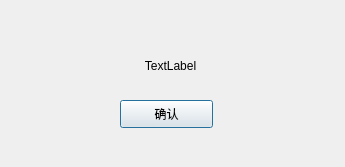
<?xml version="1.0" encoding="UTF-8"?>
<ui version="4.0">
 <class>Dialog</class>
 <widget class="QDialog" name="Dialog">
  <property name="geometry">
   <rect>
    <x>0</x>
    <y>0</y>
    <width>345</width>
    <height>167</height>
   </rect>
  </property>
  <property name="windowTitle">
   <string>Dialog</string>
  </property>
  <widget class="QPushButton" name="pushButton">
   <property name="geometry">
    <rect>
     <x>120</x>
     <y>100</y>
     <width>93</width>
     <height>28</height>
    </rect>
   </property>
   <property name="text">
    <string>确认</string>
   </property>
  </widget>
  <widget class="QLabel" name="label">
   <property name="geometry">
    <rect>
     <x>60</x>
     <y>40</y>
     <width>221</width>
     <height>51</height>
    </rect>
   </property>
   <property name="text">
    <string>TextLabel</string>
   </property>
   <property name="alignment">
    <set>Qt::AlignCenter</set>
   </property>
   <property name="wordWrap">
    <bool>true</bool>
   </property>
  </widget>
 </widget>
 <resources/>
 <connections>
  <connection>
   <sender>pushButton</sender>
   <signal>clicked()</signal>
   <receiver>Dialog</receiver>
   <slot>accept()</slot>
   <hints>
    <hint type="sourcelabel">
     <x>216</x>
     <y>244</y>
    </hint>
    <hint type="destinationlabel">
     <x>319</x>
     <y>257</y>
    </hint>
   </hints>
  </connection>
 </connections>
</ui>
